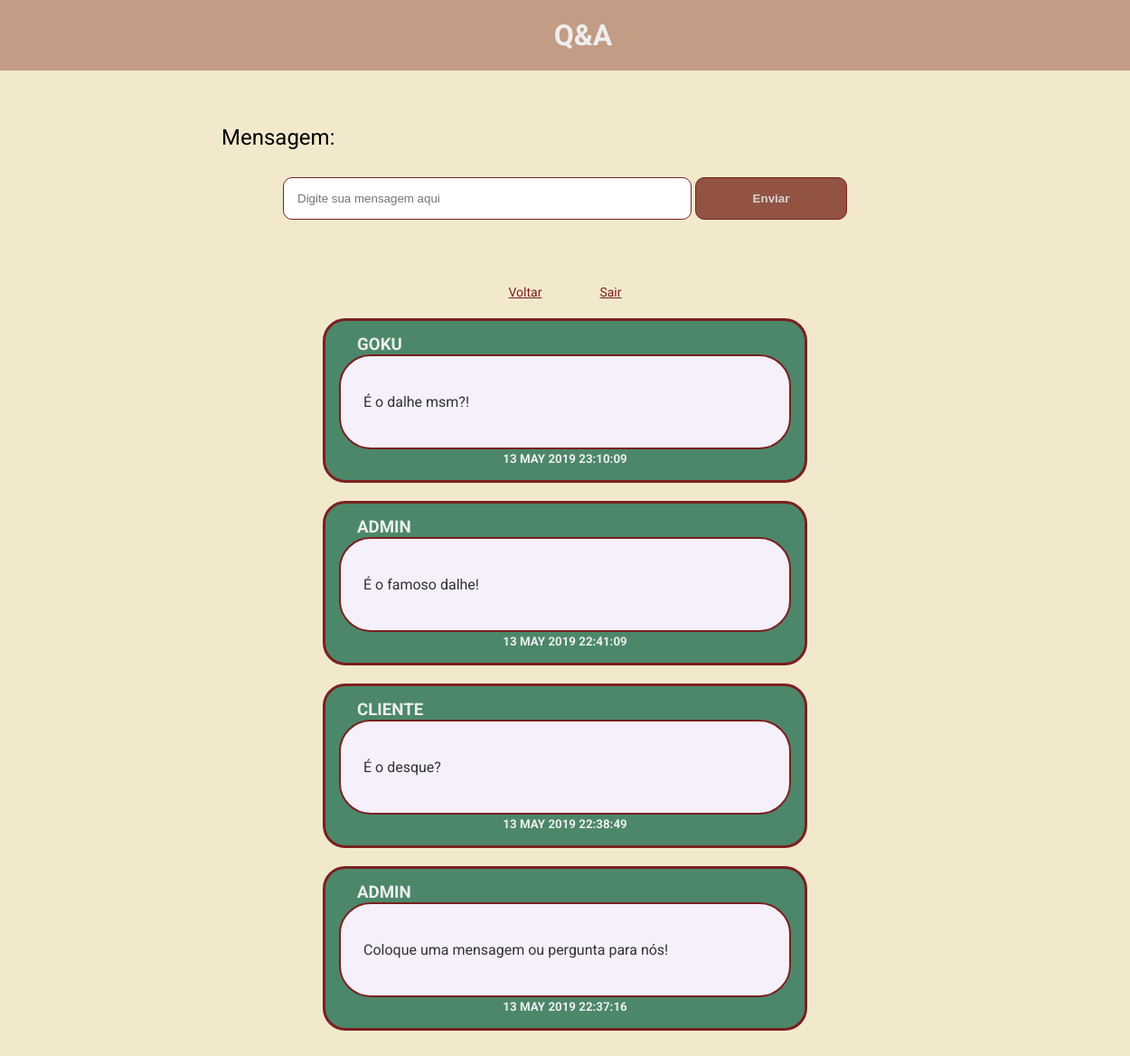
The page /q&a.php (signed in) on the database its author committed.
### tables this page shows
CREATE TABLE `mensagens` (
  `id` int(11) NOT NULL,
  `mensagem` varchar(250) NOT NULL,
  `id_usuario` int(11) NOT NULL,
  `data_inclusao` timestamp NOT NULL DEFAULT CURRENT_TIMESTAMP ON UPDATE CURRENT_TIMESTAMP
);

CREATE TABLE `usuarios` (
  `id` int(11) NOT NULL,
  `usuario` varchar(100) NOT NULL,
  `email` varchar(200) NOT NULL,
  `tipo` char(5) NOT NULL DEFAULT 'comum',
  `senha` varchar(150) NOT NULL,
  `data_cadastro` timestamp NOT NULL DEFAULT CURRENT_TIMESTAMP ON UPDATE CURRENT_TIMESTAMP
);

### models/conectar.php (called while the page is built, shortened)
 <?php
	Class conectar{
		public $server = "localhost";
		public $username = "root";
		public $password = "";
		public $banco = "projetoIntegrador";
		public $conn;
		private function conexao(){
		$this->conn = new mysqli($this->server, $this->username, $this->password, $this->banco);
		}
		public function consulta($sql){
			$result = $this->conn->query($sql) or die($this->conn->error.__LINE__);
			if($result->num_rows > 0){
				return $result;
			}else{
				return false;
			}
		}
}

### controllers/getMensagemDAO.php (called while the page is built, shortened)
<?php
  require_once('models/conectar.php');
  $db = new conectar();
  $sql = "SELECT DATE_FORMAT(m.data_inclusao, '%d %b %Y %T') AS data_inclusao_formatada, m.id , m.mensagem , u.usuario
  FROM mensagens AS m JOIN usuarios AS u ON (m.id_usuario = u.id) ORDER BY data_inclusao DESC";
  $read = $db->consulta($sql);
?>

### q&a.php (the view, shortened to what this page needs)
<?php
  if ($_SESSION['validacao'] == 1) {
    $valida = $_SESSION['validacao'];
    require_once('controllers/getMensagemDAO.php');
?>
<!DOCTYPE html>
<html lang="pt-br">
  <head>
    <link rel="stylesheet" href="css/style.css">
	</head>
  <body>
    <h1 class="titleAdm">Q&A</h1>
    <div class="container">
      <form class="envioMens" action="controllers/incluirMensagemDAO.php" method="POST">
        <label for="mensagem">Mensagem:</label>
        <input id="mensagem" placeholder="Digite sua mensagem aqui" type="text" name="mensagem" maxlength="50">
        <input id="enviarMens" class="submit" type="submit" name="submit" value="Enviar">
      </form>
      <a class="linkCorpo" id="voltar" href="index.php">Voltar</a>
      <a class="linkCorpo" id="sair" href="sair.php">Sair</a>
	    	<?php
        while($linha = $read->fetch_assoc()){
          $mensagem = $linha['mensagem'];
          $usuario = $linha['usuario'];
          $data_inclusao = $linha['data_inclusao_formatada'];
          $idmensagem = $linha['id'];
          echo "
            <div class='mensagemFora'>
              <h3 class='mensagemTitle'>$usuario</h3>
              <div class='mensagemDentro'>
                <p>$mensagem</p>
              </div>
              <small class='mensagemData'>$data_inclusao</small>";
              if ($valida) {
                $level = 'roote';
                $tipo = $_SESSION['tipo'];
                if ($level == $tipo) {
                  echo " - <a class='linkPreto' a onclick='return confirm(\"Você tem certeza que deseja excluir a mensagem?\")' href='controllers/excluir_mensagemDAO.php?id=$idmensagem'>Delete o post</a>";
                }
              }echo "
            </div>";
        }
        ?>
		</div>
	</body>
</html>
<?php
  } else {
    header("Location: login.php");
  }
?>

### css/style.css (style rules this page uses)
html { overflow-x:hidden; }
body { margin: 0; background-color: #f2e9cd; font-family: 'Roboto', sans-serif; }
.container { width: 960px; margin: auto; padding: 20px; box-sizing: border-box; text-align: center; }
.submit { cursor: pointer; text-align: center; border-radius: 8px; width: 40% !important; background-color: #925343; color: #d8d3d1; font-weight: bold; margin: 30px 0; }
.linkCorpo { font-size: 14px; color: #7a2020; }
.titleAdm { text-align: center; width: 100%; padding: 20px; background-color: #c39c86; color: #eee; margin: 0; }
.envioMens { padding: 20px; margin: 20px; }
.envioMens label { text-align: left; display: block; margin: 0; margin-left: 40px; font-size: 24px; }
.envioMens input { padding: 15px; border: solid 1px #7a2020; border-radius: 10px; }
#mensagem { width: 50%; }
#enviarMens { width: 20% !important; }
.mensagemFora { width: 500px; border: solid 3px #7a2020; padding: 15px; border-radius: 25px; margin: 20px auto; background-color: #4c876a; color: #eee; }
.mensagemTitle { text-transform: uppercase; text-align: left; margin: 0; margin-left: 20px; }
.mensagemDentro { text-align: left; border: solid 2px #7a2020; padding: 25px; border-radius: 35px; background-color: #f5f0f9; color: #333; }
.mensagemData { font-weight: bold; text-transform: uppercase; margin: 0; }

### rows shown on the page
mensagens: id_usuario.usuario "GOKU", mensagem "É o dalhe msm?!", data_inclusao "13 MAY 2019 23:10:09"
mensagens: id_usuario.usuario "ADMIN", mensagem "É o famoso dalhe!", data_inclusao "13 MAY 2019 22:41:09"
mensagens: id_usuario.usuario "CLIENTE", mensagem "É o desque?", data_inclusao "13 MAY 2019 22:38:49"
mensagens: id_usuario.usuario "ADMIN", mensagem "Coloque uma mensagem ou pergunta para nós!", data_inclusao "13 MAY 2019 22:37:16"
